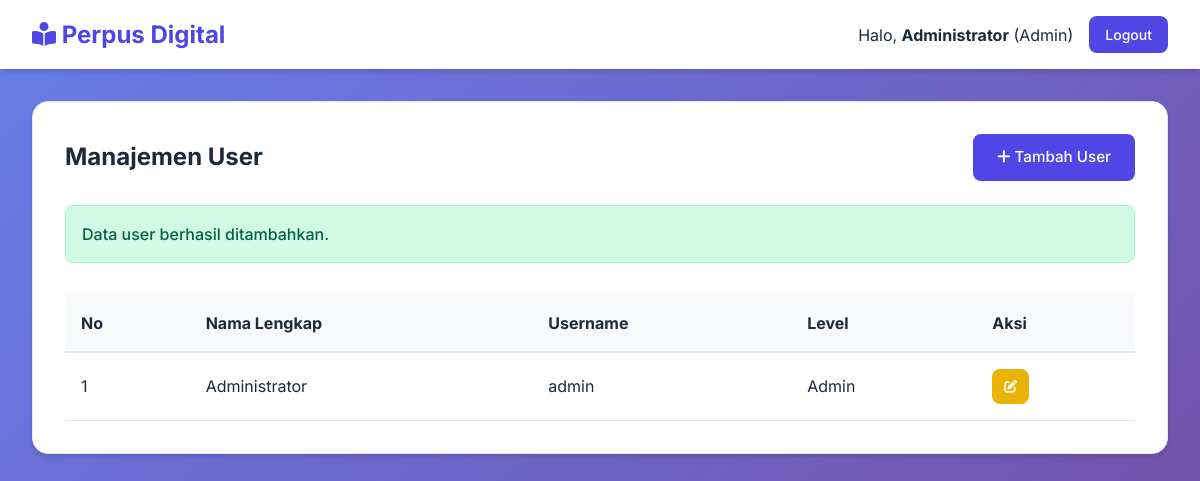
/user.php?pesan=tambah_sukses (signed in), run on the app's committed database.
### tables this page shows
CREATE TABLE `users` (
  `id_user` int(11) NOT NULL AUTO_INCREMENT,
  `username` varchar(50) NOT NULL,
  `password` varchar(32) NOT NULL,
  `nama_lengkap` varchar(100) NOT NULL,
  `level` enum('admin','petugas') NOT NULL DEFAULT 'admin',
  PRIMARY KEY (`id_user`)
);

### user.php (the view, shortened to what this page needs)
<?php
include 'header.php';
include 'config/database.php';
?>
<div class="card">
    <div style="display: flex; justify-content: space-between; align-items: center; margin-bottom: 1.5rem;">
        <h2 style="margin-bottom: 0;">Manajemen User</h2>
        <a href="tambah_user.php" class="btn btn-primary"><i class="fas fa-plus"></i> Tambah User</a>
    </div>
    <?php
if (isset($_GET['pesan'])) {
    if ($_GET['pesan'] == "tambah_sukses") {
        echo '<div class="alert" style="background-color: #d1fae5; color: #065f46; border: 1px solid #a7f3d0;">Data user berhasil ditambahkan.</div>';
    }
    elseif ($_GET['pesan'] == "hapus_sukses") {
        echo '<div class="alert" style="background-color: #d1fae5; color: #065f46; border: 1px solid #a7f3d0;">Data user berhasil dihapus.</div>';
    }
    elseif ($_GET['pesan'] == "edit_sukses") {
        echo '<div class="alert" style="background-color: #d1fae5; color: #065f46; border: 1px solid #a7f3d0;">Data user berhasil diupdate.</div>';
    }
}
?>
    <div style="overflow-x: auto;">
        <table style="width: 100%; border-collapse: collapse; margin-top: 1rem;">
            <thead>
                <tr style="background-color: #f8fafc; text-align: left;">
                    <th style="padding: 1rem; border-bottom: 2px solid var(--border-color);">No</th>
                    <th style="padding: 1rem; border-bottom: 2px solid var(--border-color);">Nama Lengkap</th>
                    <th style="padding: 1rem; border-bottom: 2px solid var(--border-color);">Username</th>
                    <th style="padding: 1rem; border-bottom: 2px solid var(--border-color);">Level</th>
                    <th style="padding: 1rem; border-bottom: 2px solid var(--border-color);">Aksi</th>
                </tr>
            </thead>
            <tbody>
                <?php
$no = 1;
$data = mysqli_query($koneksi, "SELECT * FROM users ORDER BY nama_lengkap ASC");
while ($d = mysqli_fetch_array($data)) {
?>
                    <tr style="border-bottom: 1px solid var(--border-color);">
                        <td style="padding: 1rem;"><?php echo $no++; ?></td>
                        <td style="padding: 1rem;"><?php echo $d['nama_lengkap']; ?></td>
                        <td style="padding: 1rem;"><?php echo $d['username']; ?></td>
                        <td style="padding: 1rem;"><?php echo ucfirst($d['level']); ?></td>
                        <td style="padding: 1rem;">
                            <a href="edit_user.php?id=<?php echo $d['id_user']; ?>" class="btn" style="background-color: #eab308; color: white; padding: 0.5rem 0.75rem; font-size: 0.8rem;"><i class="fas fa-edit"></i></a>
                        </td>
                    </tr>
                <?php
}
?>
            </tbody>
        </table>
    </div>
</div>
<?php include 'footer.php'; ?>

### assets/css/style.css (style rules this page uses)
:root { --primary-color: #4f46e5; --primary-hover: #4338ca; --secondary-color: #64748b; --background-color: #f1f5f9; --surface-color: #ffffff; --text-color: #1e293b; --text-muted: #64748b; --border-color: #e2e8f0; --success-color: #10b981; --error-color: #ef4444; --warning-color: #f59e0b; --shadow-sm: 0 1px 2px 0 rgb(0 0 0 / 0.05); --shadow: 0 4px 6px -1px rgb(0 0 0 / 0.1), 0 2px 4px -2px rgb(0 0 0 / 0.1); --shadow-lg: 0 10px 15px -3px rgb(0 0 0 / 0.1), 0 4px 6px -4px rgb(0 0 0 / 0.1); --glass-bg: rgba(255, 255, 255, 0.7); --glass-border: 1px solid rgba(255, 255, 255, 0.3); --glass-shadow: 0 8px 32px 0 rgba(31, 38, 135, 0.37); }
* { margin: 0; padding: 0; box-sizing: border-box; }
body { font-family: 'Inter', sans-serif; background-color: var(--background-color); color: var(--text-color); line-height: 1.5; background-image: linear-gradient(135deg, #667eea 0%, #764ba2 100%); min-height: 100vh; }
a { text-decoration: none; color: var(--primary-color); transition: color 0.2s; }
.card { background: var(--surface-color); border-radius: 1rem; box-shadow: var(--shadow); padding: 2rem; border: 1px solid var(--border-color); }
.btn { display: inline-block; padding: 0.75rem 1.5rem; border-radius: 0.5rem; font-weight: 500; cursor: pointer; transition: all 0.2s; border: none; font-size: 0.95rem; }
.btn-primary { background-color: var(--primary-color); color: white; }
.alert { padding: 1rem; border-radius: 0.5rem; margin-bottom: 1rem; font-weight: 500; }

### data on the page
users: nama_lengkap "Administrator", username "admin", level "Admin"

### other printed values
$_SESSION['nama'] "Administrator"
$_SESSION['level'] "Admin"
